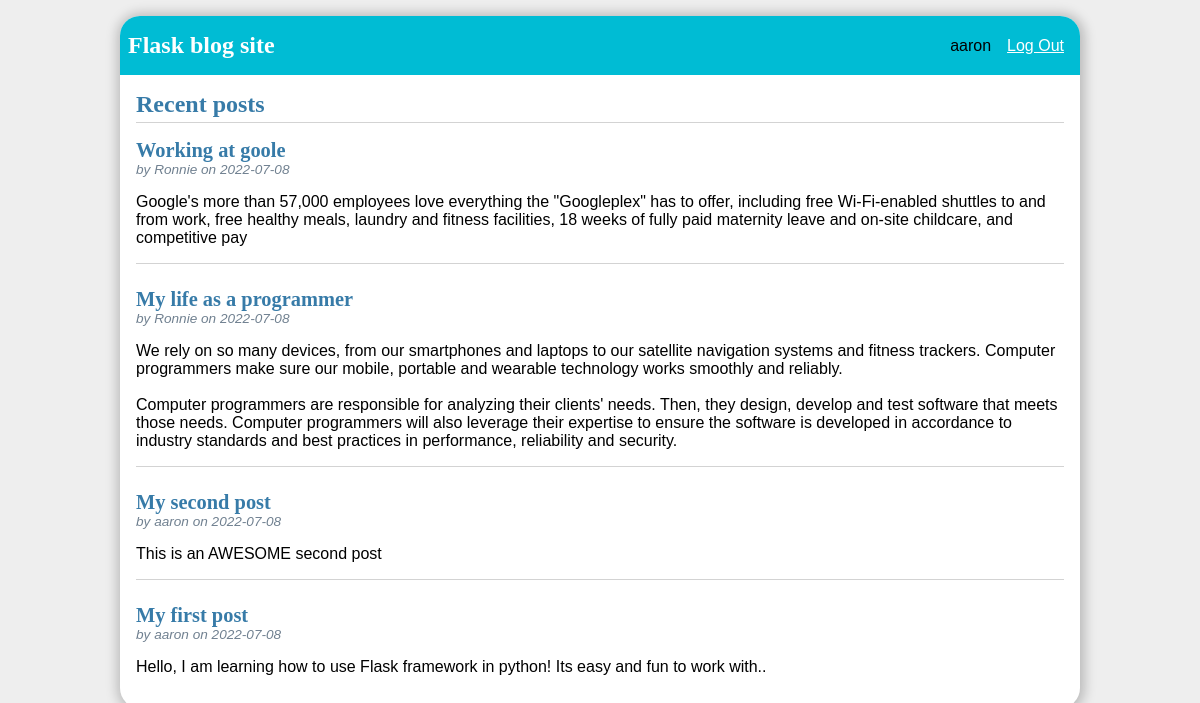
Screenshot of / (signed in) with the database file from the repository.
### tables this page shows
CREATE TABLE user (
  id INTEGER PRIMARY KEY AUTOINCREMENT,
  username TEXT UNIQUE NOT NULL,
  password TEXT NOT NULL
);

CREATE TABLE post (
  id INTEGER PRIMARY KEY AUTOINCREMENT,
  author_id INTEGER NOT NULL,
  created TIMESTAMP NOT NULL DEFAULT CURRENT_TIMESTAMP,
  title TEXT NOT NULL,
  body TEXT NOT NULL,
  FOREIGN KEY (author_id) REFERENCES user (id)
);

### flaskr/blog.py (the view)
@bp.route('/')
def index():
    db = get_db()
    posts = db.execute(
        'SELECT p.id, title, body, created, author_id, username'
        ' FROM post p JOIN user u ON p.author_id = u.id'
        ' ORDER BY created DESC'
    ).fetchall()
    return render_template('blog/index.html', posts=posts)

### flaskr/auth.py (called while the page is built)
@bp.before_app_request
def load_logged_in_user():
    user_id = session.get('user_id')
    if user_id is None:
        g.user = None
    else:
        g.user = get_db().execute(
            'SELECT * FROM user WHERE id = ?', (user_id,)
        ).fetchone()

### flaskr/db.py (called while the page is built)
def get_db():
    if 'db' not in g:
        g.db = sqlite3.connect(
            current_app.config['DATABASE'],
            detect_types=sqlite3.PARSE_DECLTYPES
        )
        g.db.row_factory = sqlite3.Row
    return g.db

### flaskr/templates/blog/index.html
{% extends 'base.html' %}
{% block header %}
  <h1>{% block title %}Recent posts{% endblock %}</h1>
  {% if g.user %}
    <a class="action" href="{{ url_for('blog.create') }}">New</a>
  {% endif %}
{% endblock %}
{% block content %}
  {% for post in posts %}
    <article class="post">
      <header>
        <div>
          <h1>{{ post['title'] }}</h1>
          <div class="about">by {{ post['username'] }} on {{ post['created'].strftime('%Y-%m-%d') }}</div>
        </div>
        {% if g.user['id'] == post['author_id'] %}
          <a class="action" href="{{ url_for('blog.update', id=post['id']) }}">Edit</a>
        {% endif %}
      </header>
      <p class="body">{{ post['body'] }}</p>
    </article>
    {% if not loop.last %}
      <hr>
    {% endif %}
  {% endfor %}
{% endblock %}

### flaskr/templates/base.html (shortened to what this page needs)
<!doctype html>
<head>
<link rel="stylesheet" href="{{ url_for('static', filename='style.css') }}">
</head>
<nav>
  <h1 class="top">Flask blog site</h1>
  <ul>
    {% if g.user %}
      <li><span>{{ g.user['username'] }}</span>
      <li><a href="{{ url_for('auth.logout') }}">Log Out</a>
    {% else %}
      <li><a href="{{ url_for('auth.register') }}">Register</a>
      <li><a href="{{ url_for('auth.login') }}">Log In</a>
    {% endif %}
  </ul>
</nav>
<section class="content">
  <header>
    {% block header %}{% endblock %}
  </header>
  {% block content %}{% endblock %}
</section>

### flaskr/static/style.css (style rules this page uses)
h1.top { font-family: serif; color: #fff; margin: 1rem 0; }
h1 { font-family: serif; color: #377ba8; margin: 1rem 0; }
a { color: #fff; }
hr { border: none; border-top: 1px solid lightgray; }
nav { background: #00bcd4; display: flex; align-items: center; padding: 0 0.5rem;border-radius: 20px 20px 0 0; }
nav h1 { flex: auto; margin: 0; }
nav ul { display: flex; list-style: none; margin: 0; padding: 0; }
nav ul li a, nav ul li span, header .action { display: block; padding: 0.5rem; }
.content { padding: 0 1rem 1rem; }
.content > header { border-bottom: 1px solid lightgray; display: flex; align-items: flex-end; }
.content > header h1 { flex: auto; margin: 1rem 0 0.25rem 0; }
.post > header { display: flex; align-items: flex-end; font-size: 0.85em; }
.post > header > div:first-of-type { flex: auto; }
.post > header h1 { font-size: 1.5em; margin-bottom: 0; }
.post .about { color: slategray; font-style: italic; }
.post .body { white-space: pre-line; }
.content:last-child { margin-bottom: 0; }

### rows the page displays
user: user.username "aaron"
post: title "Working at goole", username "Ronnie", created "2022-07-08", body "Google's more than 57,000 employees love everything the \"Googleplex\" has to offer, including free Wi-Fi-enabled shuttles to and from work, free healthy meals, laundry and fitness facilities, 18 weeks of fully paid maternity leave and on-site childcare, and competitive pay"
post: title "My life as a programmer", username "Ronnie", created "2022-07-08", body "We rely on so many devices, from our smartphones and laptops to our satellite navigation systems and fitness trackers. Computer programmers make sure our mobile, portable and wearable technology works smoothly and reliably. Computer programmers are responsible for analyzing their clients' needs. Then, they design, develop and test software that meets those needs. Computer programmers will also leverage their expertise to ensure the software is developed in accordance to industry standards and best practices in performance, reliability and security."
post: title "My second post", username "aaron", created "2022-07-08", body "This is an AWESOME second post"
post: title "My first post", username "aaron", created "2022-07-08", body "Hello, I am learning how to use Flask framework in python! Its easy and fun to work with.."
